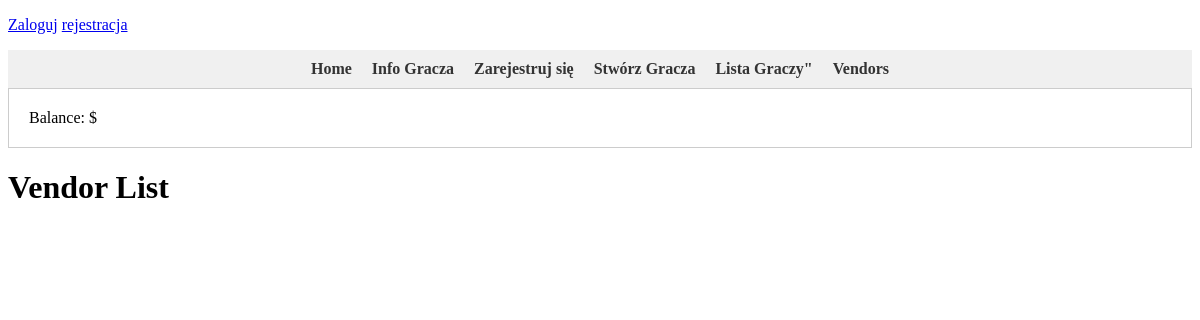
The page /vendor_list/ on the database as committed earlier.
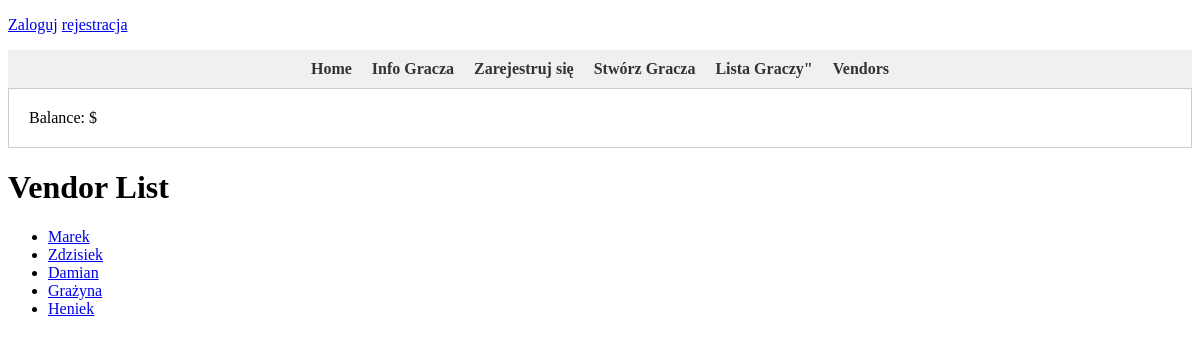
The same page on the database as committed later.
### SimGame/models.py (models this page shows, shortened)
class Seller(models.Model):
    name = models.CharField(max_length=64)

### SimGame/views.py (the view)
# urls.py: path('vendor_list/', views.VendorList.as_view(), name='vendor_list'),
class VendorList(View):
    def get(self, request):
        sellers = Seller.objects.all()
        return render(request, 'vendor_list.html', {'sellers': sellers})

### templates/vendor_list.html
{% extends 'base.html' %}
{% block content %}
    <h1>Vendor List</h1>
    <ul>
        {% for seller in sellers %}
        <li>
            <a href="{% url 'seller_detail' seller.id %}">{{ seller.name }}</a>
        </li>
        {% endfor %}
    </ul>
{% endblock %}

### templates/base.html (shortened to what this page needs)
{% load static %}
<!DOCTYPE html>
<html>
<head>
    <link href="{% static 'css/style.css' %}" rel="stylesheet">
</head>
<body>
    {% include 'user_panel.html' %}
    <ul class="link-bar">
        <li><a href="#">Home</a></li>
        <li><a href="#">Info Gracza</a></li>
        <li><a href="{% url 'register' %}">Zarejestruj się</a></li>
        <li><a href="{% url 'create_player' %}">Stwórz Gracza</a></li>
        <li> <a href="{% url  'player_list'%}"> Lista Graczy"</a></li>
        <li><a href="{% url 'vendor_list' %}">Vendors</a></li>
    </ul>
    {% include 'player_stats.html' %}
    {% block content %}
{% endblock %}
</body>
</html>

### templates/user_panel.html
<p>
{% if user.is_authenticated %}
    Witaj {{ user.username }}<br>
    <a href="{% url 'logout' %}">Wyloguj</a>
{% else %}
    <a href="{% url 'login' %}">Zaloguj</a>
    <a href="{% url 'register' %}">rejestracja</a>
{% endif %}
 </p>

### templates/player_stats.html (shortened to what this page needs)
    <div class="user-box">
        <p>Balance: ${{ user.balance.amount }}</p>
    </div>

### SimGame/static/css/style.css (style rules this page uses)
ul.link-bar { list-style: none; padding: 0; margin: 0; background-color: #f0f0f0; display: flex; justify-content: center; }
ul.link-bar li { padding: 10px; }
ul.link-bar li a { text-decoration: none; color: #333; font-weight: bold; }

### templates/player_stats.html (style rules this page uses)
.user-box { border: 1px solid #ccc; padding: 20px; margin-bottom: 20px; }
.user-box p { margin: 0; }

Rows that differ between the two databases and show on the page:
added Seller: name "Marek"
added Seller: name "Zdzisiek"
added Seller: name "Damian"
added Seller: name "Grażyna"
added Seller: name "Heniek"
